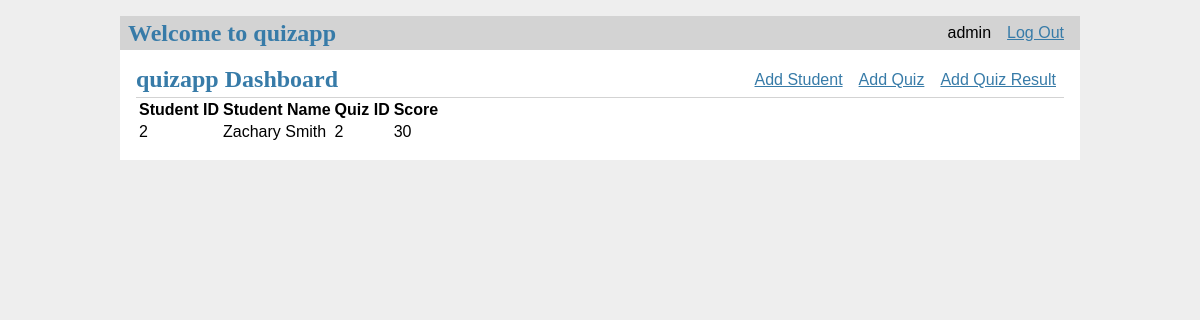
Page /results/2 (signed in) on the earlier database version.
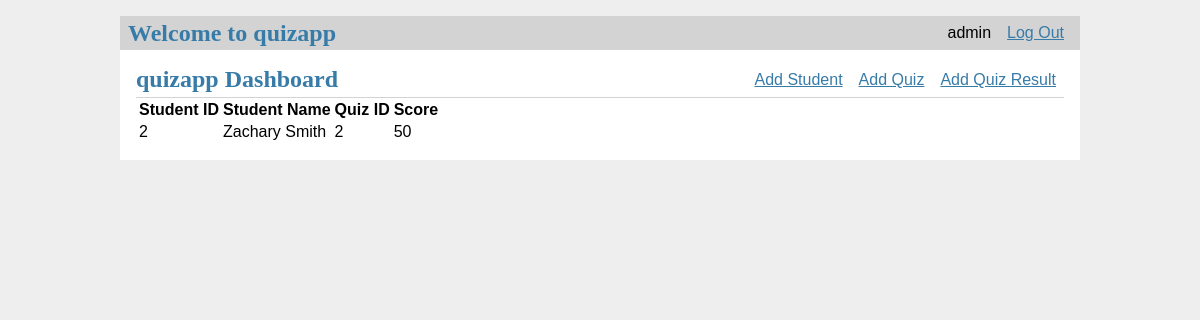
Same page on the later database version.
### tables this page shows
CREATE TABLE quiz_results (
    quiz_id INTEGER NOT NULL,
    student_id INTEGER NOT NULL, 
    student_name TEXT NOT NULL, 
    score INTEGER NOT NULL, 
    FOREIGN KEY (quiz_id) REFERENCES quizzes (quiz_id),
    FOREIGN KEY (student_id) REFERENCES students (id)
    );

### quizapp.py (the view)
@app.route('/results/<int:id>', methods=('GET', 'POST'))
@login_required
def view_results(id):
    results = get_results(id)
    error = None
    if not results:
        error = 'No Results Available'
    if error is not None:
        flash(error)
    return render_template('dashboard/viewresults.html', results=results)

### quizapp.py (called while the page is built)
def get_db():
    db = lite.connect(
        app.config['DATABASE'],
        detect_types=lite.PARSE_DECLTYPES
        )
    db.row_factory = lite.Row
    return db

@app.before_request
def load_logged_in_user():
    user_id = session.get('user_id')
    if user_id is None:
        g.user = None
    else:
        g.user = get_db().execute(
            'SELECT * FROM user WHERE id = ?', (user_id,)
        ).fetchone()

def login_required(view):
    @functools.wraps(view)
    def wrapped_view(**kwargs):
        if g.user is None:
            return redirect(url_for('login'))
        return view(**kwargs)
    return wrapped_view

def get_results(id):
    results = get_db().execute(
        'SELECT quiz_id, student_name, student_id, score'
        ' FROM quiz_results q JOIN students s ON q.student_id = s.id'
        ' WHERE q.student_id = ?',
        (id,)
    ).fetchall()
    return results

### templates/dashboard/viewresults.html
{% extends 'base.html' %}
{% block header %}
  <h1>{% block title %}quizapp Dashboard{% endblock %}</h1>
  {% if g.user %}
    <a class="action" href="/student/add">Add Student</a>
    <a class="action" href="/quiz/add">Add Quiz</a>
    <a class="action" href="/result/add">Add Quiz Result</a>
  {% endif %}
{% endblock %}
{% block content %}
    <table>
        <tr>
            <th>Student ID</th>
            <th>Student Name</th>
            <th>Quiz ID</th>
            <th>Score</th>
        </tr>
        {% for result in results %}
            <tr>
                <td>{{ result['student_id'] }}</td>
                <td>{{ result['student_name'] }}</td>
                <td>{{ result['quiz_id'] }}</td>
                <td>{{ result['score'] }}</td>
            </tr>
        {% endfor %}
    </table>
{% endblock %}

Differences in the rows shown:
changed quiz_results "Zachary Smith": score "30" → "50"
